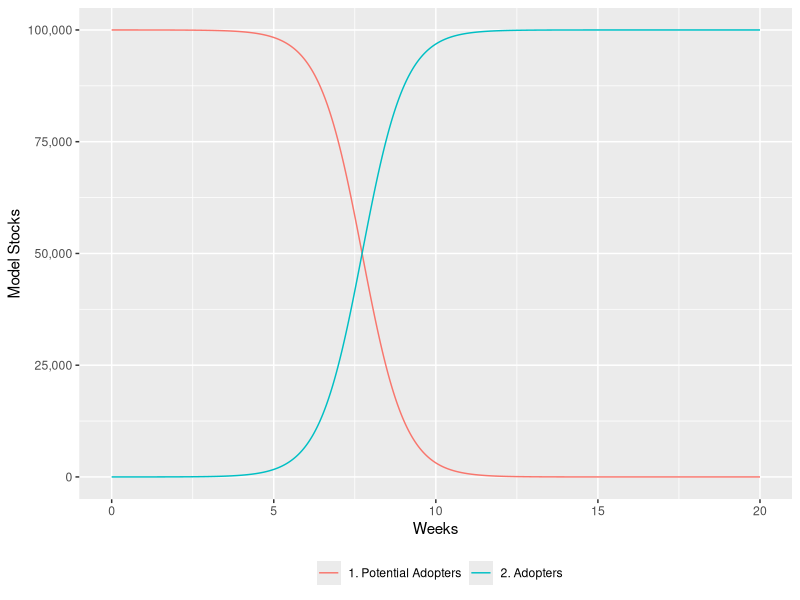

The R script that drew this image:
library(deSolve)


library(ggplot2)
library(scales)

START<-0; FINISH<-20; STEP<-0.01;
simtime <- seq(START, FINISH, by=STEP)
stocks  <- c(sPotentialAdopters=99999,sAdopters=1)
auxs    <- c(aTotalPopulation=100000, aContact.Rate=6, aInfectivity=0.25)


model <- function(time, stocks, auxs){
  with(as.list(c(stocks, auxs)),{ 
    aBeta <- aContact.Rate * aInfectivity/ aTotalPopulation
    aRho <- aBeta * sAdopters
    
    fAR <- sPotentialAdopters * aRho
    
    dPA_dt  <- -fAR
    dA_dt   <- fAR

    return (list(c(dPA_dt, dA_dt),
                 AR=fAR, Rho=aRho))   
  })
}


o<-data.frame(ode(y=stocks, times=simtime, func = model, 
                  parms=auxs, method="euler"))

index<-seq(from=1, to=length(simtime),by=1/STEP)


o[index[1:11],]


p1<-ggplot()+
  geom_line(data=o,aes(time,o$sPotentialAdopters,color="1. Potential Adopters"))+
  geom_line(data=o,aes(time,o$sAdopters,color="2. Adopters"))+
  scale_y_continuous(labels = comma)+
  ylab("Model Stocks")+
  xlab("Weeks") +
  labs(color="")+
  theme(legend.position="bottom")
